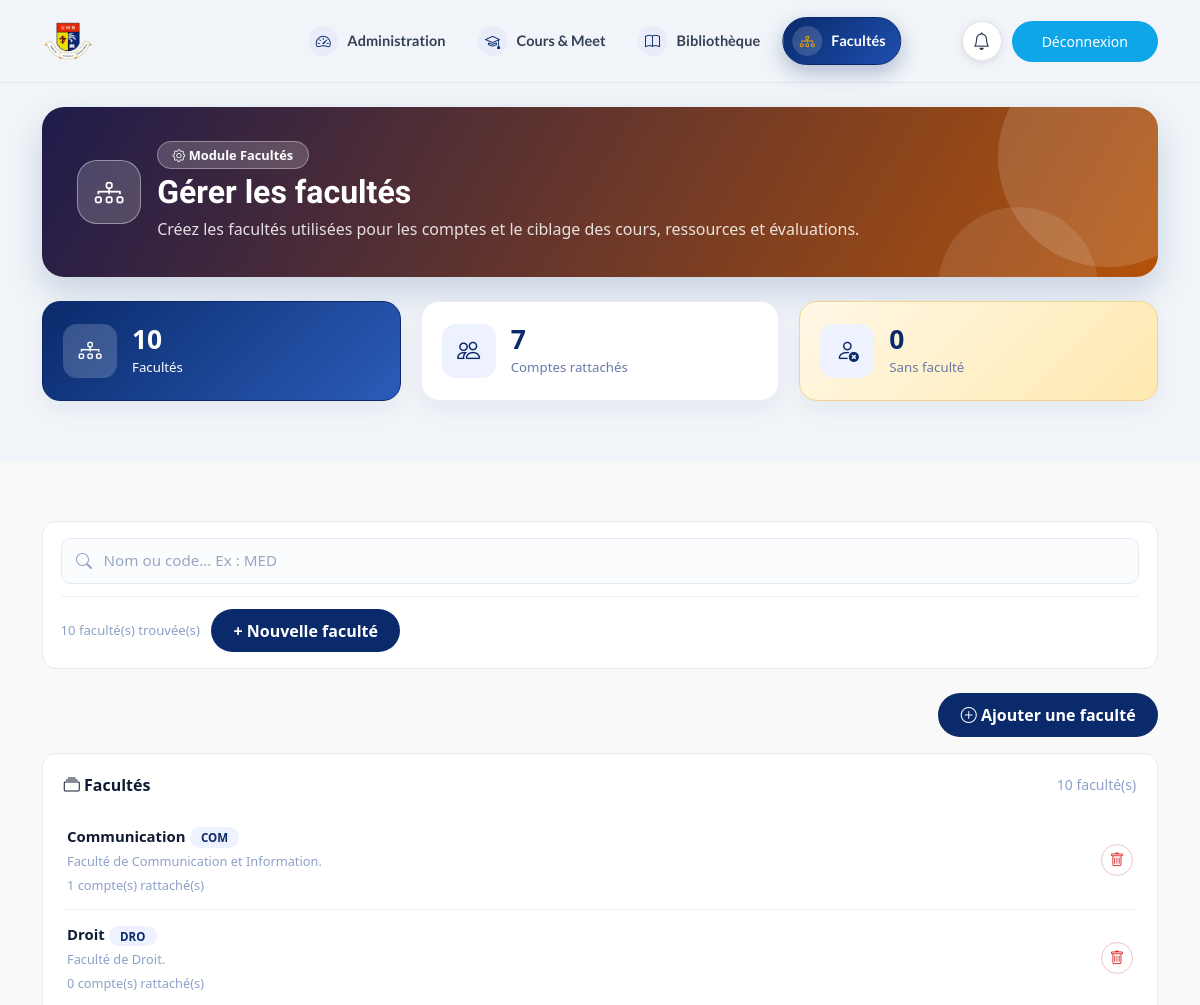
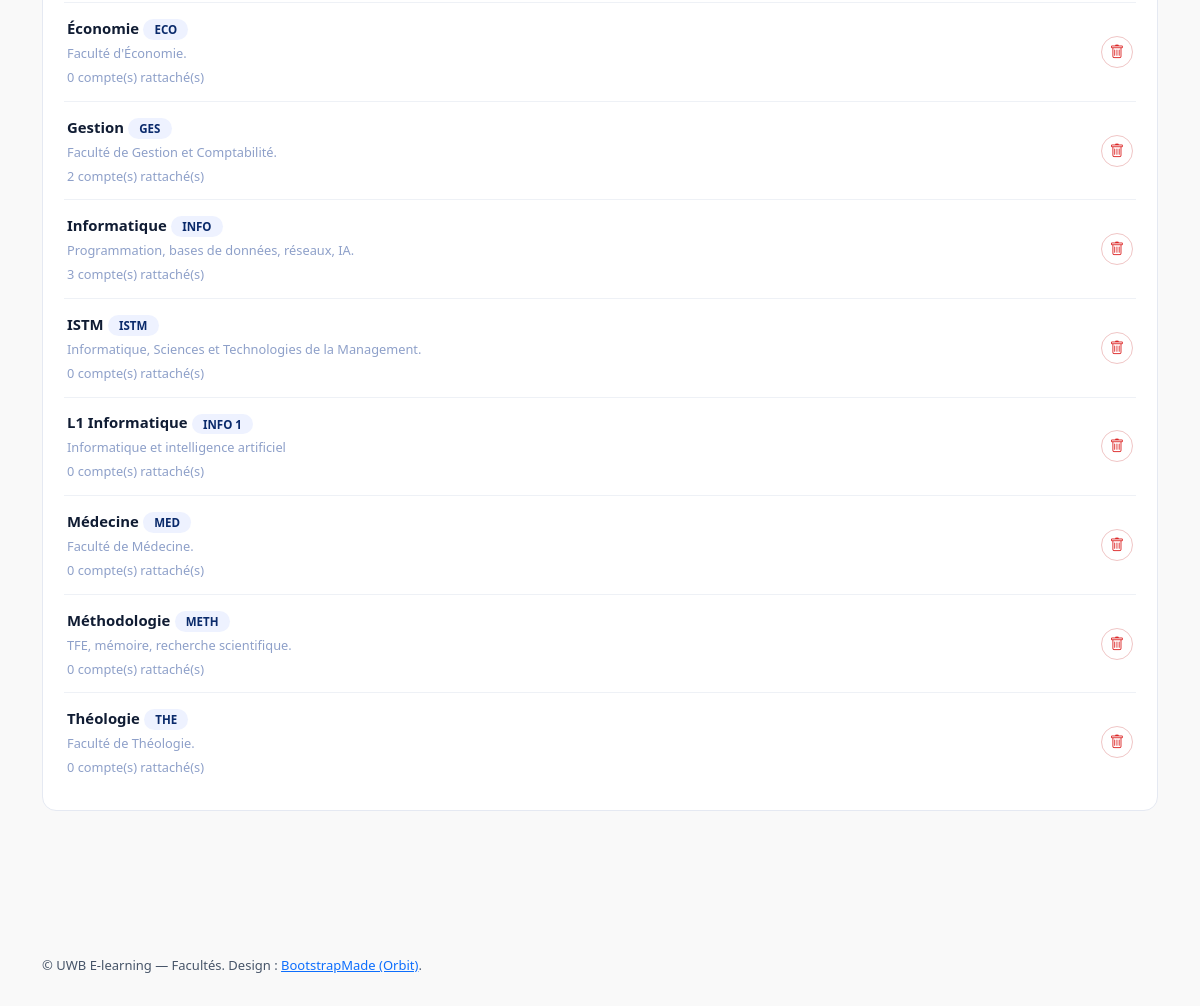
Page /admin/facultes.php (signed in) on the committed database (2 pictures, top to bottom).
### tables this page shows
CREATE TABLE `facultes` (
  `id` int(11) NOT NULL AUTO_INCREMENT,
  `nom` varchar(100) NOT NULL,
  `code` varchar(20) NOT NULL,
  `description` varchar(255) DEFAULT '',
  `created_at` timestamp NULL DEFAULT current_timestamp(),
  PRIMARY KEY (`id`),
  UNIQUE KEY `code` (`code`)
);

### config/database.php (called while the page is built, shortened)
<?php
function db(): PDO {
    static $pdo = null;
    if ($pdo instanceof PDO) return $pdo;
    $dsn = 'mysql:host=' . DB_HOST . ';dbname=' . DB_NAME . ';charset=' . DB_CHARSET;
    $opt = [
        PDO::ATTR_ERRMODE            => PDO::ERRMODE_EXCEPTION,
        PDO::ATTR_DEFAULT_FETCH_MODE => PDO::FETCH_ASSOC,
        PDO::ATTR_EMULATE_PREPARES   => false,
    ];
    try {
        $pdo = new PDO($dsn, DB_USER, DB_PASS, $opt);
        return $pdo;
    } catch (PDOException $e1) {
        if (DB_USER !== 'uwb' && in_array($e1->getCode(), [1698, 1045, 2002, 0], true)) {
            try {
                $pdo = new PDO($dsn, 'uwb', 'Uwb_2026_Secure#42', $opt);
                return $pdo;
            } catch (PDOException $e2) {
                $e = $e1;
            }
        } else {
            $e = $e1;
        }
        $msg = $e->getMessage();
        $isAccessDenied = (stripos($msg, '1698') !== false || stripos($msg, '1045') !== false
            || stripos(strtolower($msg), 'access denied') !== false);
        http_response_code(500);
        die('<div style="font-family:sans-serif;max-width:680px;margin:40px auto;padding:24px;border:1px solid #eee;border-radius:16px">'
            . '<h2>Base de données inaccessible</h2>'
            . '<p><small>' . htmlspecialchars($msg, ENT_QUOTES, 'UTF-8') . '</small></p>'
            . ($isAccessDenied
                ? '<p><b>Cause :</b> MySQL Ubuntu utilise <code>auth_socket</code> : <code>root</code> sans mot de passe est refusé en TCP (erreur 1698).<br>'
                  . 'Créez un utilisateur dédié (1 commande à coller dans un terminal) :</p>'
                  . '<pre style="background:#f6f8fc;padding:12px;border-radius:8px;overflow:auto">sudo mysql -e "CREATE USER IF NOT EXISTS \'uwb\'@\'localhost\' IDENTIFIED BY \'Uwb_2026_Secure#42\'; '
                  . 'CREATE USER IF NOT EXISTS \'uwb\'@\'127.0.0.1\' IDENTIFIED BY \'Uwb_2026_Secure#42\'; '
                  . 'GRANT ALL PRIVILEGES ON `uwb_learn`.* TO \'uwb\'@\'localhost\'; '
                  . 'GRANT ALL PRIVILEGES ON `uwb_learn`.* TO \'uwb\'@\'127.0.0.1\'; FLUSH PRIVILEGES;"</pre>'
                  . '<p>Puis rechargez cette page (le site réessaie automatiquement avec <code>uwb</code>).<br>'
                  . 'Ensuite : <a href="install.php">install.php</a> pour créer les tables.</p>'
                : '<p>Créez la base puis importez <code>uwb_learn.sql</code> :</p>'
                  . '<pre>mysql -u root --default-character-set=utf8mb4 &lt; uwb_learn.sql</pre>')
            . '</div>');
    }
    return $pdo;
}
function e(?string $s): string { return htmlspecialchars((string)$s, ENT_QUOTES, 'UTF-8'); }

### admin/facultes.php (the view, shortened to what this page needs)
<?php
require_once __DIR__ . '/../includes/layout.php';
$q = trim($_GET['q'] ?? '');
$sql = 'SELECT * FROM facultes'; $p = [];
$sql .= ' ORDER BY nom';
$st = db()->prepare($sql); $st->execute($p); $list = $st->fetchAll();
$ratt = (int)db()->query("SELECT COUNT(*) c FROM users WHERE faculte IS NOT NULL AND faculte<>'—'")->fetch()['c'];
$sans = (int)db()->query("SELECT COUNT(*) c FROM users WHERE faculte IS NULL OR faculte='—'")->fetch()['c'];
?>
<main class="main">
<section class="section pt-4"><div class="container" data-aos="fade-up">
<div class="role-hero role-admin" data-aos="fade-up" data-aos-delay="100">
<div class="d-flex align-items-center gap-3 flex-wrap">
<span class="role-avatar"><i class="bi bi-diagram-3"></i></span>
<div><span class="hero-pill"><i class="bi bi-gear"></i> Module Facultés</span>
<h2>Gérer les facultés</h2>
<p class="mb-0">Créez les facultés utilisées pour les comptes et le ciblage des cours, ressources et évaluations.</p></div>
</div></div>
<div class="stats-grid cols-3 mt-4" data-aos="fade-up" data-aos-delay="150">
<div class="stat-card stat-card-primary"><div class="stat-icon-wrap"><i class="bi bi-diagram-3"></i></div><div class="stat-info"><span class="stat-value"><?= count($list) ?></span><span class="stat-title">Facultés</span></div></div>
<div class="stat-card"><div class="stat-icon-wrap"><i class="bi bi-people"></i></div><div class="stat-info"><span class="stat-value"><?= $ratt ?></span><span class="stat-title">Comptes rattachés</span></div></div>
<div class="stat-card stat-card-accent"><div class="stat-icon-wrap"><i class="bi bi-person-x"></i></div><div class="stat-info"><span class="stat-value"><?= $sans ?></span><span class="stat-title">Sans faculté</span></div></div>
</div>
</div></section>
<section class="portfolio section light-background">
<div class="container"><form method="get" class="search-pro mb-4" data-aos="fade-up">
<div class="pro-row"><div class="pro-input"><i class="bi bi-search"></i><input name="q" value="<?= e($q) ?>" placeholder="Nom ou code… Ex : MED"></div></div>
<div class="pro-row pro-tags"><span><?= count($list) ?> faculté(s) trouvée(s)</span><button class="btn-uwb" type="button" data-bs-toggle="modal" data-bs-target="#faculteModal">+ Nouvelle faculté</button></div>
</form>
<div class="d-flex justify-content-end mb-3" data-aos="fade-up"><button class="btn-uwb" data-bs-toggle="modal" data-bs-target="#faculteModal"><i class="bi bi-plus-circle"></i> Ajouter une faculté</button></div>
<div class="panel-pro" data-aos="fade-up"><div class="panel-head"><strong><i class="bi bi-collection"></i> Facultés</strong><small><?= count($list) ?> faculté(s)</small></div>
<?php foreach ($list as $fl): $c = db()->prepare('SELECT COUNT(*) c FROM users WHERE faculte=?'); $c->execute([$fl['nom']]); $nb = $c->fetch()['c']; ?>
<div class="mini-row"><div style="min-width:0;flex:1"><strong><?= e($fl['nom']) ?></strong> <span class="mini-badge"><?= e($fl['code']) ?></span><br><small><?= e($fl['description']) ?></small><br><small><?= (int)$nb ?> compte(s) rattaché(s)</small></div>
<div class="mini-actions"><a class="icon-btn danger" href="../actions/admin.php?kind=faculte_delete&id=<?= (int)$fl['id'] ?>" onclick="return confirm('Supprimer ?')"><i class="bi bi-trash"></i></a></div></div>
<?php endforeach; if (!count($list)): ?><p class="text-muted small mb-0">Aucune faculté.</p><?php endif; ?>
</div></div></section>
</main>

### rows in the picture
facultes: nom "Communication", code "COM", description "Faculté de Communication et Information.", nb "1"
facultes: nom "Droit", code "DRO", description "Faculté de Droit.", nb "0"
facultes: nom "Économie", code "ECO", description "Faculté d'Économie.", nb "0"
facultes: nom "Gestion", code "GES", description "Faculté de Gestion et Comptabilité.", nb "2"
facultes: nom "Informatique", code "INFO", description "Programmation, bases de données, réseaux, IA.", nb "3"
facultes: nom "ISTM", code "ISTM", description "Informatique, Sciences et Technologies de la Management.", nb "0"
facultes: nom "L1 Informatique", code "INFO 1", description "Informatique et intelligence artificiel", nb "0"
facultes: nom "Médecine", code "MED", description "Faculté de Médecine.", nb "0"
facultes: nom "Méthodologie", code "METH", description "TFE, mémoire, recherche scientifique.", nb "0"
facultes: nom "Théologie", code "THE", description "Faculté de Théologie.", nb "0"

### other values in the picture
$label "Administration"
$label "Cours & Meet"
$label "Bibliothèque"
$label "Facultés"
count($list) "10"
$ratt "7"
$sans "0"
$note "UWB E-learning — Facultés."
